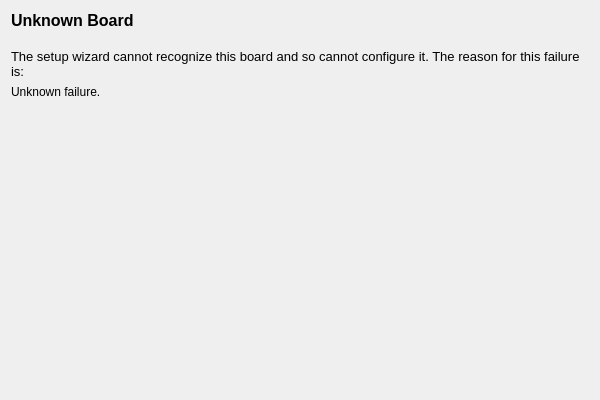
<?xml version="1.0" encoding="UTF-8"?>
<ui version="4.0">
 <class>BoardtypeUnknown</class>
 <widget class="QWizardPage" name="BoardtypeUnknown">
  <property name="geometry">
   <rect>
    <x>0</x>
    <y>0</y>
    <width>600</width>
    <height>400</height>
   </rect>
  </property>
  <property name="windowTitle">
   <string>WizardPage</string>
  </property>
  <layout class="QVBoxLayout" name="verticalLayout">
   <item>
    <widget class="QLabel" name="label">
     <property name="frameShape">
      <enum>QFrame::NoFrame</enum>
     </property>
     <property name="text">
      <string>&lt;!DOCTYPE HTML PUBLIC &quot;-//W3C//DTD HTML 4.0//EN&quot; &quot;http://www.w3.org/TR/REC-html40/strict.dtd&quot;&gt;
&lt;html&gt;&lt;head&gt;&lt;meta name=&quot;qrichtext&quot; content=&quot;1&quot; /&gt;&lt;style type=&quot;text/css&quot;&gt;
p, li { white-space: pre-wrap; }
&lt;/style&gt;&lt;/head&gt;&lt;body style=&quot; font-family:'Ubuntu'; font-size:11pt; font-weight:400; font-style:normal;&quot;&gt;
&lt;p style=&quot; margin-top:0px; margin-bottom:0px; margin-left:0px; margin-right:0px; -qt-block-indent:0; text-indent:0px;&quot;&gt;&lt;span style=&quot; font-family:'MS Shell Dlg 2'; font-size:12pt; font-weight:600;&quot;&gt;Unknown Board&lt;/span&gt;&lt;/p&gt;
&lt;p style=&quot;-qt-paragraph-type:empty; margin-top:0px; margin-bottom:0px; margin-left:0px; margin-right:0px; -qt-block-indent:0; text-indent:0px; font-family:'MS Shell Dlg 2'; font-size:12pt; font-weight:600;&quot;&gt;&lt;br /&gt;&lt;/p&gt;
&lt;p style=&quot; margin-top:0px; margin-bottom:0px; margin-left:0px; margin-right:0px; -qt-block-indent:0; text-indent:0px;&quot;&gt;&lt;span style=&quot; font-family:'MS Shell Dlg 2'; font-size:10pt;&quot;&gt;The setup wizard cannot recognize this board and so cannot configure it. The reason for this failure is:&lt;/span&gt;&lt;/p&gt;&lt;/body&gt;&lt;/html&gt;</string>
     </property>
     <property name="alignment">
      <set>Qt::AlignLeading|Qt::AlignLeft|Qt::AlignTop</set>
     </property>
     <property name="wordWrap">
      <bool>true</bool>
     </property>
    </widget>
   </item>
   <item>
    <widget class="QLabel" name="lblReason">
     <property name="text">
      <string>Unknown failure.</string>
     </property>
     <property name="alignment">
      <set>Qt::AlignLeading|Qt::AlignLeft|Qt::AlignTop</set>
     </property>
     <property name="wordWrap">
      <bool>true</bool>
     </property>
     <property name="margin">
      <number>10</number>
     </property>
    </widget>
   </item>
   <item>
    <spacer name="verticalSpacer">
     <property name="orientation">
      <enum>Qt::Vertical</enum>
     </property>
     <property name="sizeHint" stdset="0">
      <size>
       <width>20</width>
       <height>40</height>
      </size>
     </property>
    </spacer>
   </item>
  </layout>
 </widget>
 <resources/>
 <connections/>
</ui>
